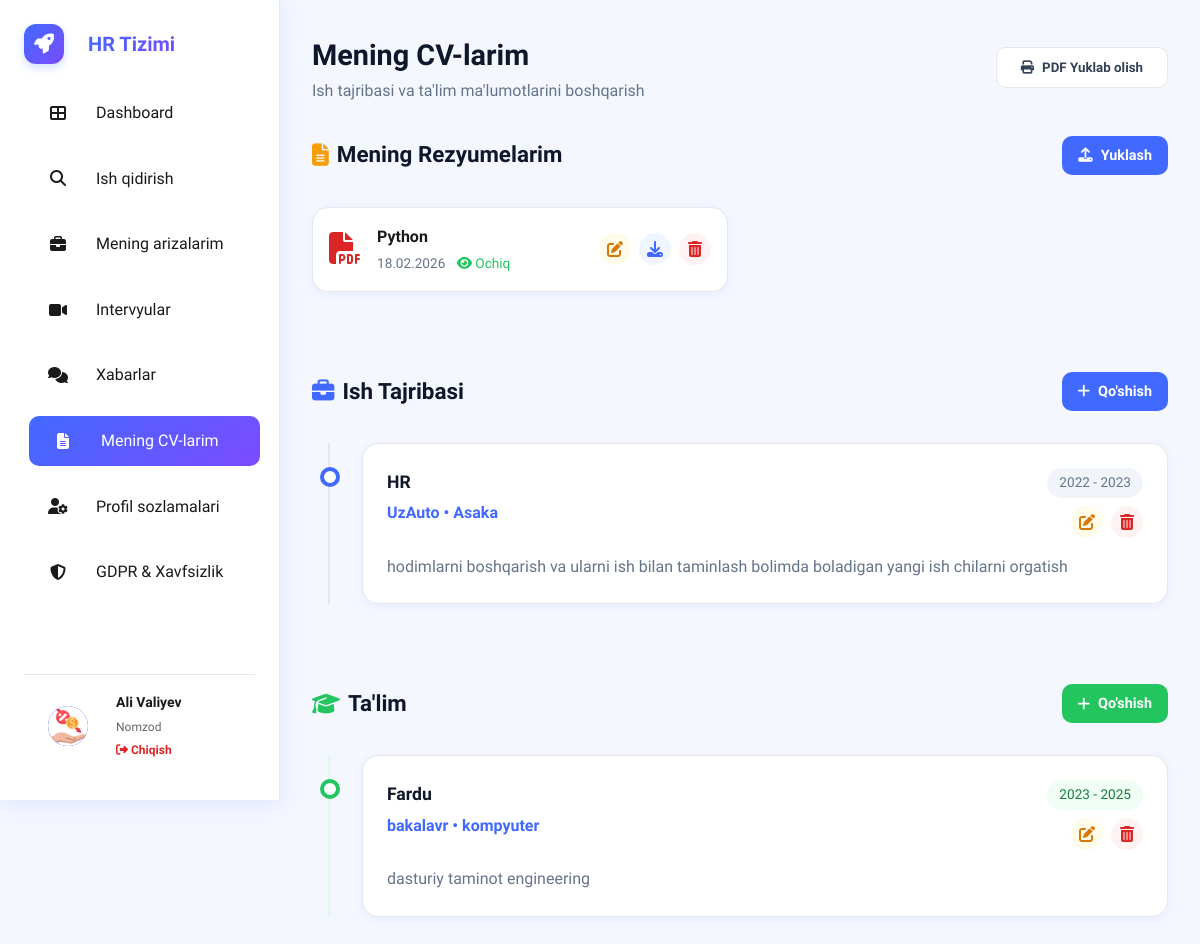
Page /candidate/cv/ (signed in) on the earlier database version.
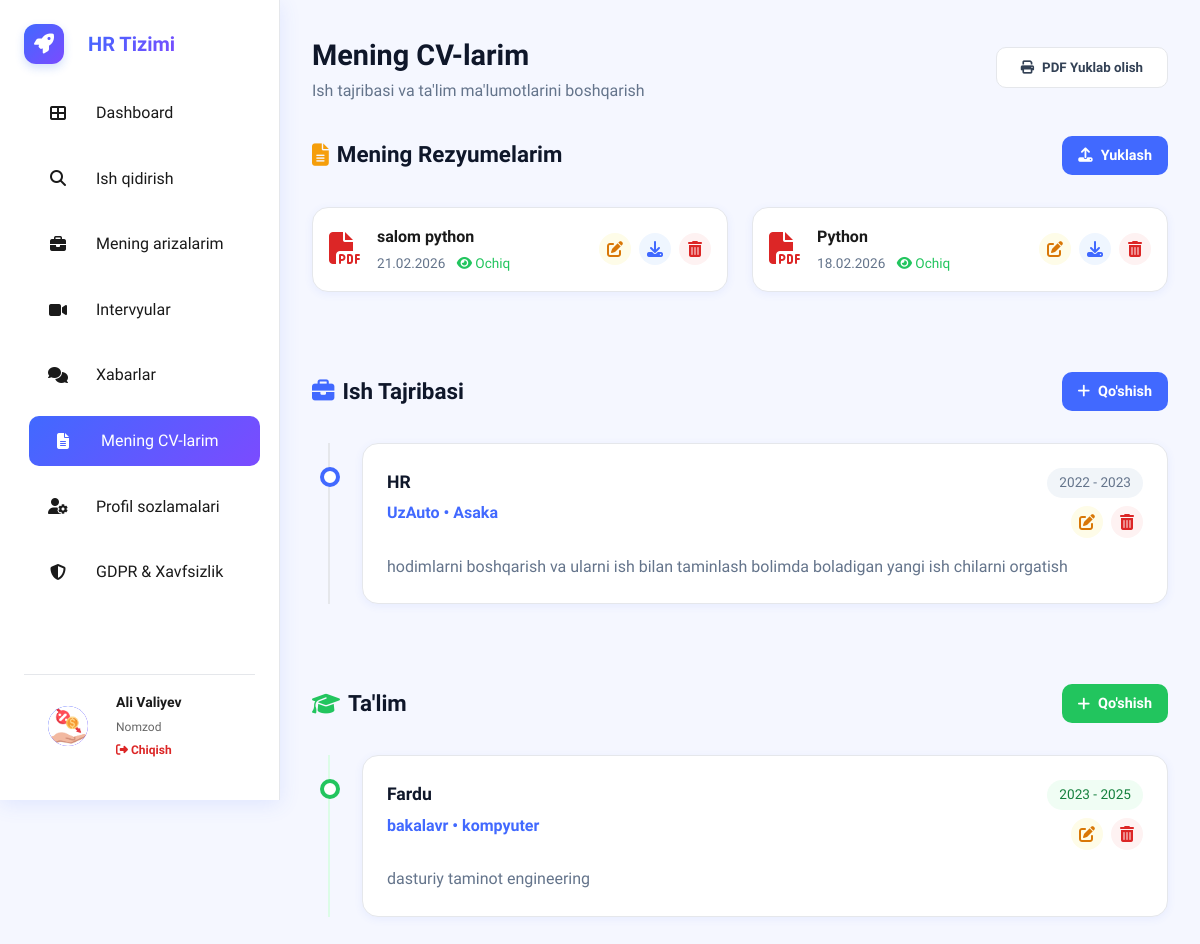
Same page on the later database version.
### hr_bolim/models.py (models this page shows, shortened)
class Resume(models.Model):
    user = models.ForeignKey(User, on_delete=models.CASCADE, related_name='resumes')
    title = models.CharField(max_length=150, help_text="CV nomi (masalan: Python Developer CV)")
    file = models.FileField(upload_to='resumes/user_uploads/')
    is_public = models.BooleanField(default=True, help_text="Boshqa ish beruvchilar ko'ra oladimi?")
    created_at = models.DateTimeField(auto_now_add=True)

class Experience(models.Model):
    user = models.ForeignKey(User, on_delete=models.CASCADE, related_name='experiences')
    company = models.CharField(max_length=150)
    position = models.CharField(max_length=150)
    location = models.CharField(max_length=150, blank=True, null=True)
    start_date = models.DateField()
    end_date = models.DateField(blank=True, null=True)
    is_current = models.BooleanField(default=False)
    description = models.TextField(blank=True, null=True)

class Education(models.Model):
    user = models.ForeignKey(User, on_delete=models.CASCADE, related_name='educations')
    institution = models.CharField(max_length=150)
    degree = models.CharField(max_length=150)
    field_of_study = models.CharField(max_length=150, blank=True, null=True)
    start_date = models.DateField()
    end_date = models.DateField(blank=True, null=True)
    description = models.TextField(blank=True, null=True)

### hr_bolim/views.py (the view)
# urls.py: path('candidate/cv/', candidate_cv, name='candidate_cv'),
@candidate_required
def candidate_cv(request):
    experiences = Experience.objects.filter(user=request.user).order_by('-start_date')
    educations = Education.objects.filter(user=request.user).order_by('-start_date')
    resumes = request.user.resumes.all().order_by('-created_at')
    context = {
        'experiences': experiences,
        'educations': educations,
        'resumes': resumes
    }
    return render(request, 'hr_bolim/candidate/cv_list.html', context)

### hr_bolim/views.py (called while the page is built)
def candidate_required(view_func):
    @wraps(view_func)
    def _wrapped(request, *args, **kwargs):
        if not request.user.is_authenticated:
            from django.contrib.auth.views import redirect_to_login
            return redirect_to_login(request.get_full_path())
        if getattr(request.user, 'role', None) != 'candidate':
            return redirect('home')
        return view_func(request, *args, **kwargs)
    return _wrapped

### hr_bolim/templates/hr_bolim/candidate/cv_list.html (shortened to what the changed rows need)
{% extends 'hr_bolim/candidate/base_candidate.html' %}
{% block content %}
<div style="display:flex; justify-content:space-between; align-items:center; margin-bottom:2rem;">
    <div>
        <h1 style="font-size:1.8rem; font-weight:700; color:var(--dark);">Mening CV-larim</h1>
    </div>
</div>
<div class="section-header">
    <h2 style="font-size:1.4rem; color:var(--dark); display:flex; align-items:center; gap:0.5rem;">
        <i class="fas fa-file-alt" style="color:var(--accent);"></i> Mening Rezyumelarim
    </h2>
</div>
{% if resumes %}
    <div class="grid-2" style="margin-bottom: 3rem;">
        {% for resume in resumes %}
        <div class="card" style="display:flex; align-items:center; gap:1rem; padding: 1rem;">
            <div style="font-size:2rem; color:var(--danger);">
                <i class="fas fa-file-pdf"></i>
            </div>
            <div style="flex:1;">
                <h4 style="margin-bottom:0.25rem;">{{ resume.title }}</h4>
                <div style="font-size:0.85rem; color:var(--secondary);">
                    {{ resume.created_at|date:"d.m.Y" }}
                    {% if resume.is_public %}
                        <span style="color:var(--success); margin-left:0.5rem;"><i class="fas fa-eye"></i> Ochiq</span>
                    {% else %}
                        <span style="color:var(--secondary); margin-left:0.5rem;"><i class="fas fa-eye-slash"></i> Yashirin</span>
                    {% endif %}
                </div>
            </div>
            <div style="display:flex; gap:0.5rem;">
                <a href="{% url 'edit_resume' resume.id %}" class="btn-icon" style="background:#fefce8; color:#d97706;" title="Tahrirlash">
                    <i class="fas fa-edit"></i>
                </a>
                <a href="{{ resume.file.url }}" target="_blank" class="btn-icon" style="background:#eff6ff; color:var(--primary);" title="Ko'rish">
                    <i class="fas fa-download"></i>
                </a>
                <a href="{% url 'delete_item' 'resume' resume.id %}" class="btn-icon" onclick="return confirm('Rostdan ham o\'chirmoqchimisiz?')" title="O'chirish">
                    <i class="fas fa-trash-alt"></i>
                </a>
            </div>
        </div>
        {% endfor %}
    </div>
{% else %}
    <div class="empty-state" style="margin-bottom: 3rem; padding: 2rem;">
        <i class="fas fa-file-upload" style="font-size:2rem; margin-bottom:0.5rem; opacity:0.3;"></i>
        <p>Sizda alohida yuklangan rezyumelar yo'q.</p>
    </div>
{% endif %}
<div class="section-header">
    <h2 style="font-size:1.4rem; color:var(--dark); display:flex; align-items:center; gap:0.5rem;">
        <i class="fas fa-briefcase" style="color:var(--primary);"></i> Ish Tajribasi
    </h2>
</div>
{% if experiences %}
    <div class="timeline">
        {% for exp in experiences %}
        <div class="timeline-item">
            <div class="timeline-dot"></div>
            <div class="timeline-card">
                <div class="timeline-header">
                    <div>
                        <div class="timeline-role">{{ exp.position }}</div>
                        <div class="timeline-company">{{ exp.company }} {% if exp.location %}• {{ exp.location }}{% endif %}</div>
                    </div>
                    <div style="text-align:right; display:flex; flex-direction:column; align-items:flex-end; gap:0.5rem;">
                        <span class="timeline-date">
                            {{ exp.start_date|date:"Y" }} - {% if exp.is_current %}Hozirgacha{% else %}{{ exp.end_date|date:"Y" }}{% endif %}
                        </span>
                        <div style="display:flex; gap:0.5rem;">
                            <a href="{% url 'edit_experience' exp.id %}" class="btn-icon" style="background:#fefce8; color:#d97706;" title="Tahrirlash">
                                <i class="fas fa-edit"></i>
                            </a>
                            <a href="{% url 'delete_item' 'experience' exp.id %}" class="btn-icon" onclick="return confirm('Rostdan ham o\'chirmoqchimisiz?')" title="O'chirish">
                                <i class="fas fa-trash-alt"></i>
                            </a>
                        </div>
                    </div>
                </div>
                {% if exp.description %}
                    <p class="timeline-desc">{{ exp.description }}</p>
                {% endif %}
            </div>
        </div>
        {% endfor %}
    </div>
{% endif %}
<div class="section-header">
    <h2 style="font-size:1.4rem; color:var(--dark); display:flex; align-items:center; gap:0.5rem;">
        <i class="fas fa-graduation-cap" style="color:var(--success);"></i> Ta'lim
    </h2>
</div>
{% if educations %}
    <div class="timeline" style="border-left-color: #dcfce7;">
        {% for edu in educations %}
        <div class="timeline-item">
            <div class="timeline-dot" style="border-color:var(--success);"></div>
            <div class="timeline-card">
                <div class="timeline-header">
                    <div>
                        <div class="timeline-role">{{ edu.institution }}</div>
                        <div class="timeline-company">{{ edu.degree }} {% if edu.field_of_study %}• {{ edu.field_of_study }}{% endif %}</div>
                    </div>
                    <div style="text-align:right; display:flex; flex-direction:column; align-items:flex-end; gap:0.5rem;">
                        <span class="timeline-date" style="background:#f0fdf4; color:#15803d;">
                            {{ edu.start_date|date:"Y" }} - {% if edu.end_date %}{{ edu.end_date|date:"Y" }}{% else %}Hozirda{% endif %}
                        </span>
                        <div style="display:flex; gap:0.5rem;">
                            <a href="{% url 'edit_education' edu.id %}" class="btn-icon" style="background:#fefce8; color:#d97706;" title="Tahrirlash">
                                <i class="fas fa-edit"></i>
                            </a>
                            <a href="{% url 'delete_item' 'education' edu.id %}" class="btn-icon" onclick="return confirm('Rostdan ham o\'chirmoqchimisiz?')" title="O'chirish" style="color:var(--danger);">
                                <i class="fas fa-trash-alt"></i>
                            </a>
                        </div>
                    </div>
                </div>
                {% if edu.description %}
                    <p class="timeline-desc">{{ edu.description }}</p>
                {% endif %}
            </div>
        </div>
        {% endfor %}
    </div>
{% endif %}
{% endblock %}

Differences in the rows shown:
added Resume: title "salom python", created_at "21.02.2026", is_public True (drawn)
